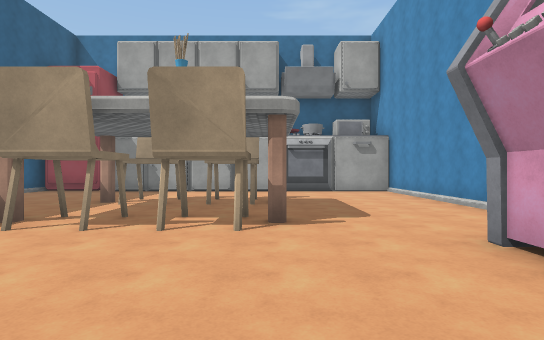
View 1 (above)

20 first-person views from a walk through a scene from a Unity 3-D project. The camera is 1.5 m above the floor, looks level and sees 80° across. The floor is counted in squares, 2 m on a side. Each view is taken from the middle of a square. On the plan, view 1 faces up. The plan holds only what a view shows up to about 11 squares ahead; the rest is blank. The place goes on beyond the plan. The player is left out. Some animated figures are left out. Surface patterns are stand-ins for the level's own textures.

View 2
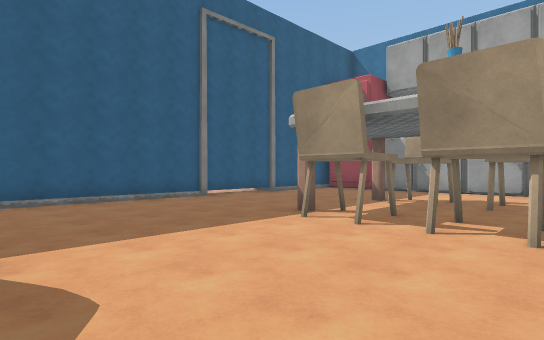

View 3
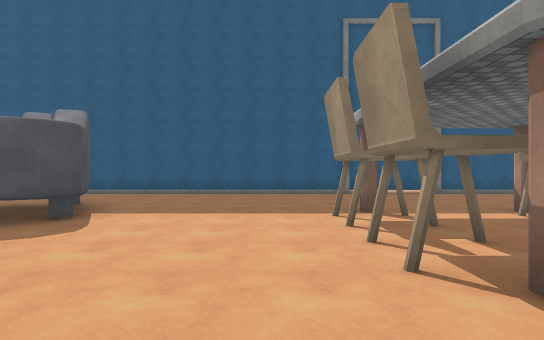

View 4
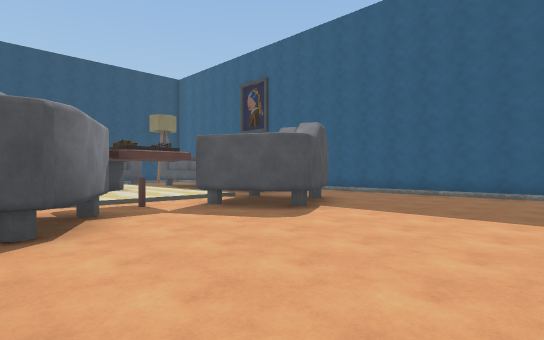

View 5
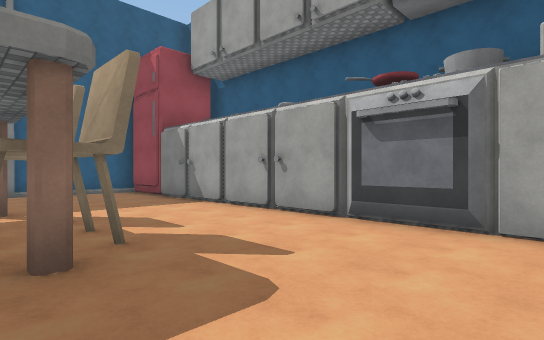

View 6
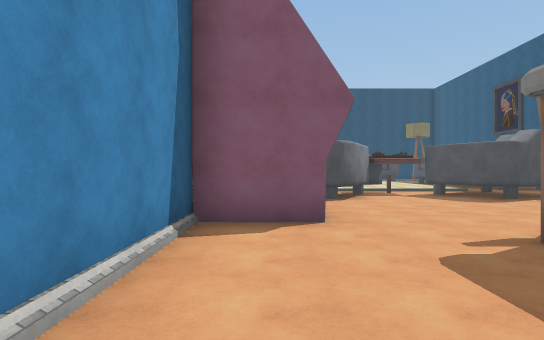

View 7
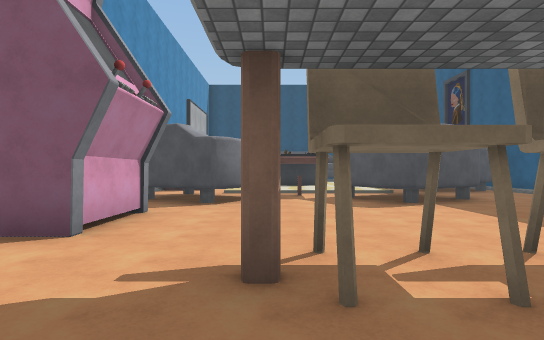

View 8
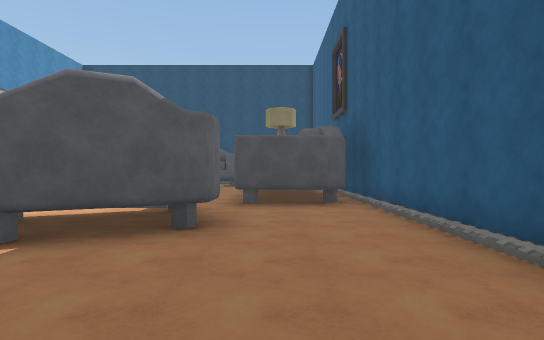

View 9
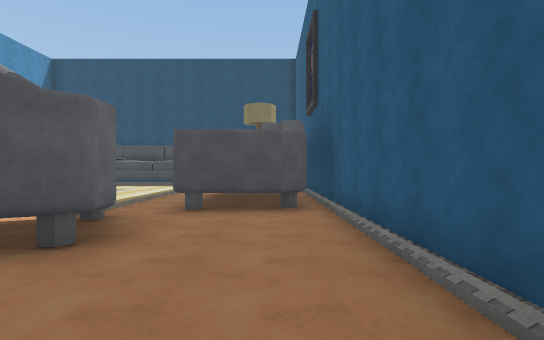

View 10
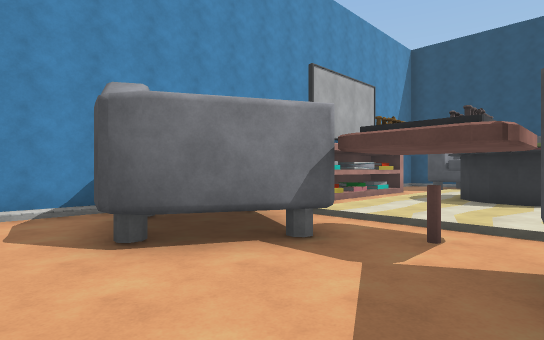

View 11
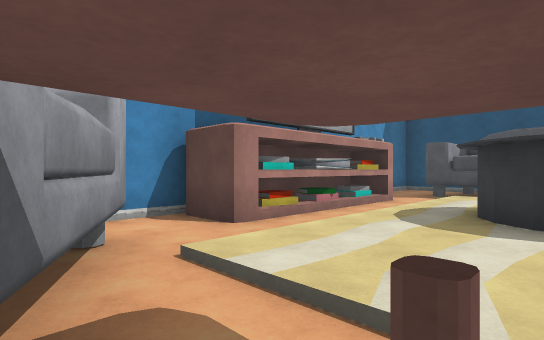

View 12
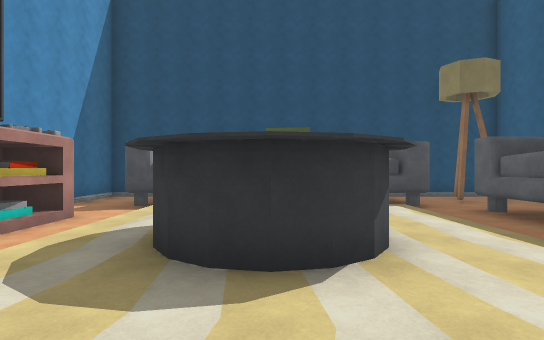

View 13
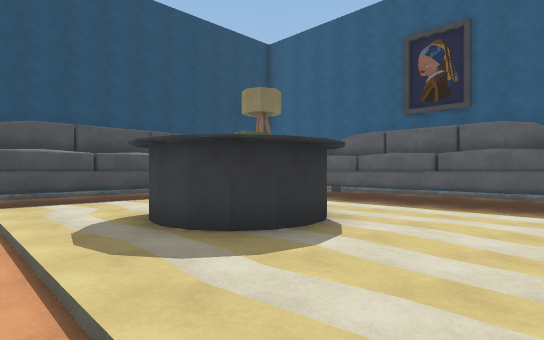

View 14
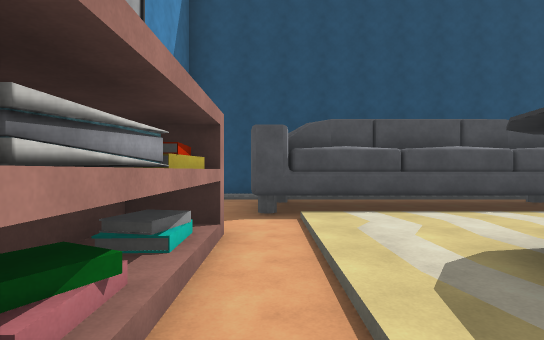

View 15
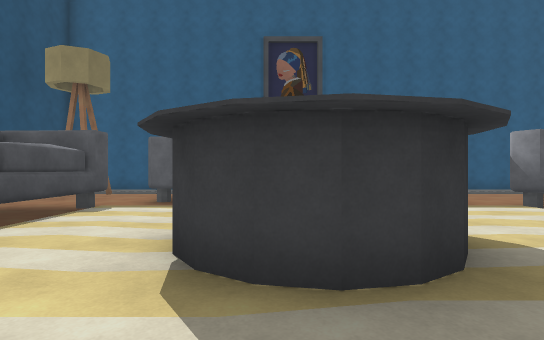

View 16
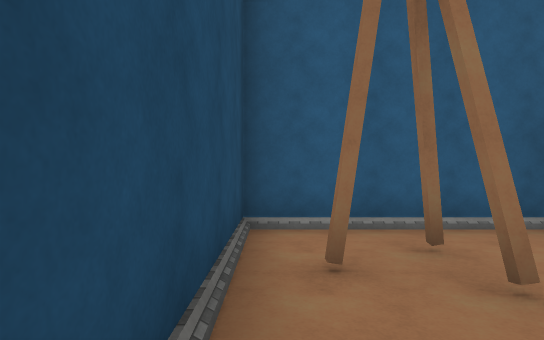

View 17
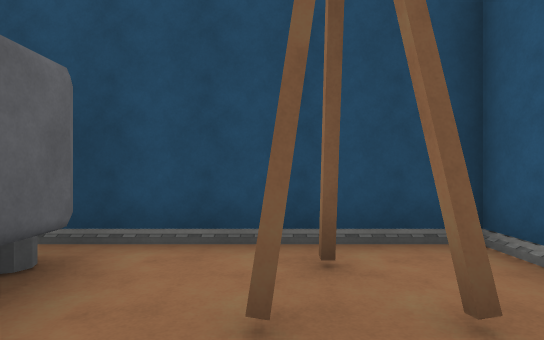

View 18
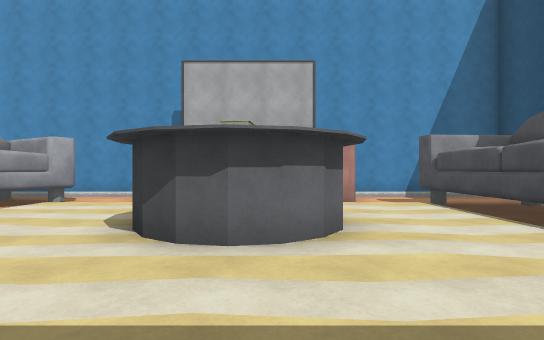

View 19
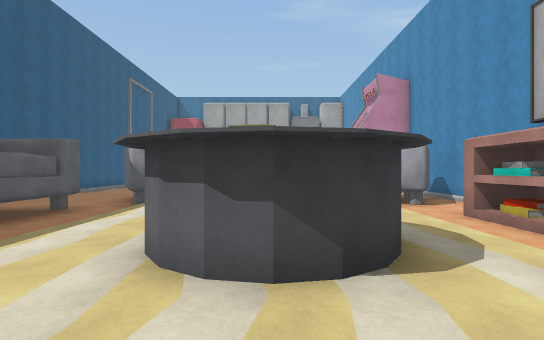

View 20
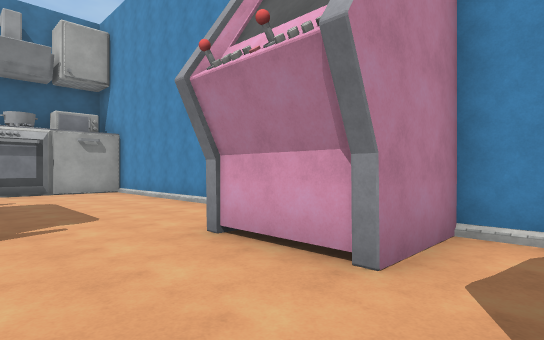

### Floor plan
Key: @ floor where view 1 was taken; # wall or solid block; . main floor; : floor 0.25 m higher than the main floor; / step, stairs or slope; T thing the floor can be seen under or through; O other object.
Columns run from 9 left of view 1 to 5 right of it. Each row starts with its distance up from view 1.
 12 ###############
 11 #.............#
 10 #............/#
  9 #............/#
  8 #.....O.OO.../#
  7 #.....O.O..../#
  6 #/.........../#
  5 #/....O.OO.../#
  4 #/....OOO..../#
  3 #/..........###
  2 #/..........###
  1 #/............#
  0 #/....#..@#...#
 -1 #/..###...###.#
 -2 #/..####..###.#
 -3 #/...#..#..#..#
 -4 #/TT./:::::...#
 -5 #.TT./:::::.###
 -6 #. T./:::::.##
 -7 #. T./:O O:.#
 -8 #. T./:O O:.#
 -9 #. T./:::::.##
-10 #.#T./:::::.###
-11 #....//////...#
-12 #....TTTTTTT..#
-13 #.O..T     T..#
-14 #.............#
-15 ######      ###

Where each view was taken, in squares from view 1:
view 1: 0 up, 0 right, facing up
view 2: 0 up, 0 right, facing up-left
view 3: 3 up, 2 right, facing left
view 4: 4 up, 2 right, facing down-left
view 5: 7 up, 3 right, facing up-left
view 6: 8 up, 3 right, facing down
view 7: 7 up, 0 right, facing down
view 8: 3 up, 6 left, facing down
view 9: 2 up, 7 left, facing down
view 10: 1 up, 2 left, facing down-right
view 11: 2 down, 1 left, facing down-right
view 12: 4 down, 1 left, facing down
view 13: 4 down, 2 right, facing down-left
view 14: 6 down, 2 right, facing down
view 15: 8 down, 2 right, facing left
view 16: 14 down, 4 left, facing left
view 17: 11 down, 6 left, facing down
view 18: 8 down, 5 left, facing right
view 19: 11 down, 1 left, facing up
view 20: 0 up, 0 right, facing up-right
